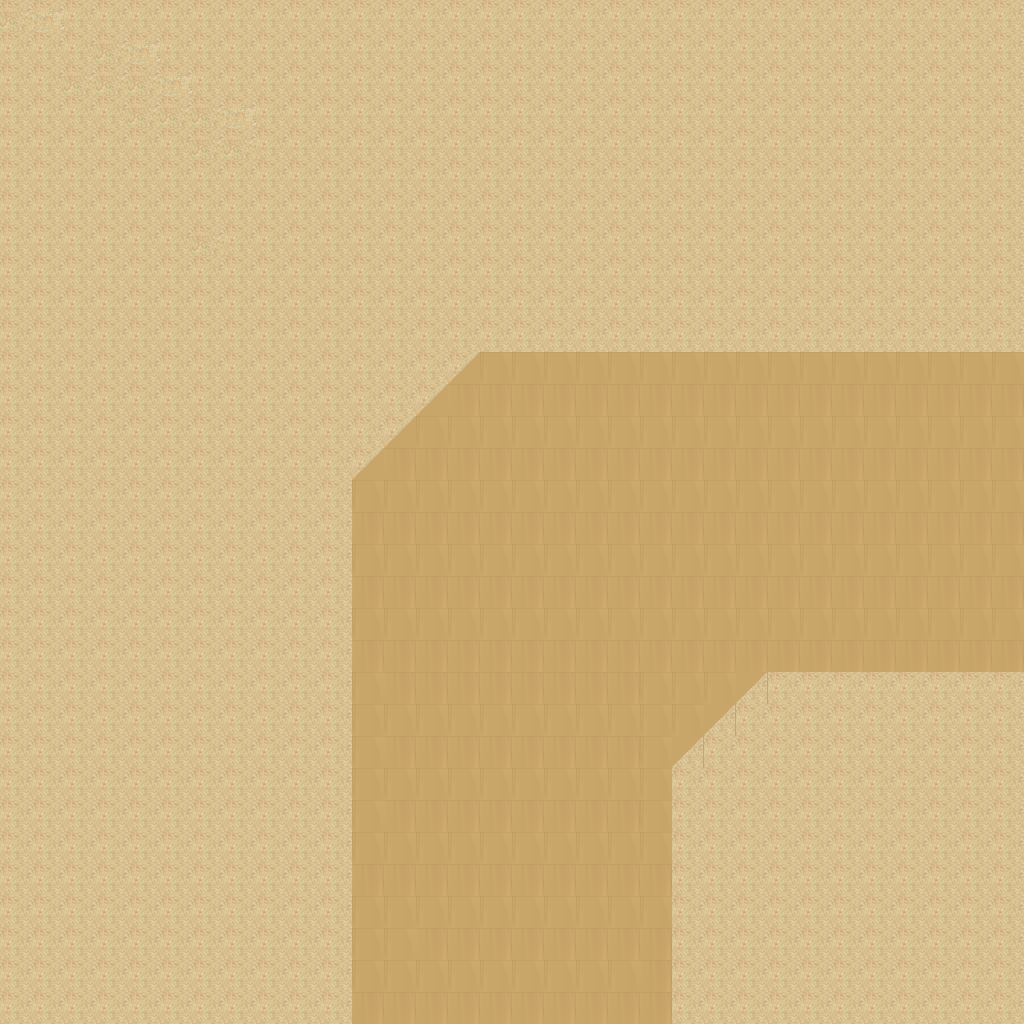

A 2D game scene composited from a Tiled map and its tileset images. What follows is a short description and the map's XML, with each tile layer's data collapsed to a summary:
An orthogonal 32x32 tile map with 32x32 px tiles, 1 tile layer (Tile Layer 1).

<map version="1.0" orientation="orthogonal" renderorder="right-down" width="32" height="32" tilewidth="32" tileheight="32" nextobjectid="1">
 <tileset firstgid="1" name="desert_5" tilewidth="32" tileheight="32" tilecount="48">
  <image source="../Images/map/desert_5.png" width="256" height="192" />
 </tileset>
 <layer name="Tile Layer 1" width="32" height="32">
  <data>[1024 cells, 1024 non-empty, 22 distinct tile ids]</data>
 </layer>
</map>
